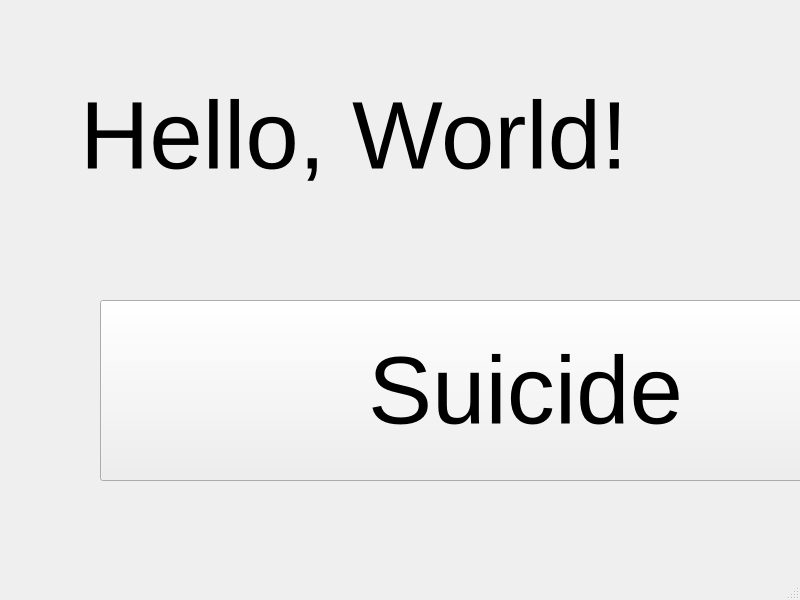
<?xml version="1.0" encoding="UTF-8"?>
<ui version="4.0">
 <class>MainWindow</class>
 <widget class="QMainWindow" name="MainWindow">
  <property name="geometry">
   <rect>
    <x>0</x>
    <y>0</y>
    <width>800</width>
    <height>600</height>
   </rect>
  </property>
  <property name="windowTitle">
   <string>MainWindow</string>
  </property>
  <widget class="QWidget" name="centralwidget">
   <widget class="QLabel" name="label">
    <property name="geometry">
     <rect>
      <x>80</x>
      <y>50</y>
      <width>561</width>
      <height>171</height>
     </rect>
    </property>
    <property name="font">
     <font>
      <pointsize>72</pointsize>
     </font>
    </property>
    <property name="text">
     <string>Hello, World!</string>
    </property>
   </widget>
   <widget class="QPushButton" name="pushButton">
    <property name="geometry">
     <rect>
      <x>100</x>
      <y>300</y>
      <width>851</width>
      <height>181</height>
     </rect>
    </property>
    <property name="font">
     <font>
      <pointsize>72</pointsize>
     </font>
    </property>
    <property name="text">
     <string>Suicide</string>
    </property>
   </widget>
  </widget>
  <widget class="QMenuBar" name="menubar">
   <property name="geometry">
    <rect>
     <x>0</x>
     <y>0</y>
     <width>800</width>
     <height>21</height>
    </rect>
   </property>
  </widget>
  <widget class="QStatusBar" name="statusbar"/>
 </widget>
 <resources/>
 <connections/>
</ui>
